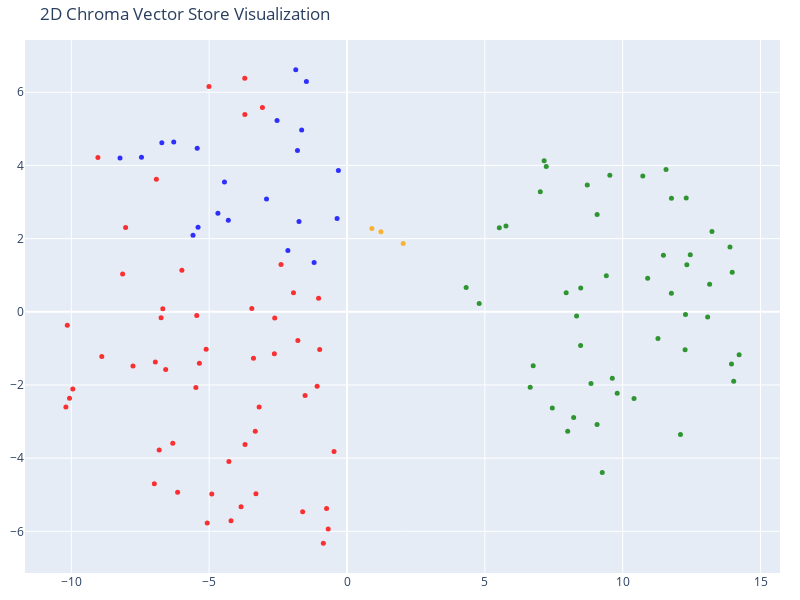

The cell this chart's notebook holds for it:
### Code cell
# We humans find it easier to visalize things in 2D!
# Reduce the dimensionality of the vectors to 2D using t-SNE
# (t-distributed stochastic neighbor embedding)

tsne = TSNE(n_components=2, random_state=42)
reduced_vectors = tsne.fit_transform(vectors)

# Create the 2D scatter plot
fig = go.Figure(data=[go.Scatter(
    x=reduced_vectors[:, 0],
    y=reduced_vectors[:, 1],
    mode='markers',
    marker=dict(size=5, color=colors, opacity=0.8),
    text=[f"Type: {t}<br>Text: {d[:100]}..." for t, d in zip(doc_types, documents)],
    hoverinfo='text'
)])

fig.update_layout(
    title='2D Chroma Vector Store Visualization',
    scene=dict(xaxis_title='x',yaxis_title='y'),
    width=800,
    height=600,
    margin=dict(r=20, b=10, l=10, t=40)
)

fig.show()

### Figure 1 — Plotly figure (JSON) as saved in the notebook; plotly's stock layout.template omitted (floating-point values rounded to 4 significant figures)
{"data": [{"hoverinfo": "text", "marker": {"color": ["orange", "orange", "orange", "red", "red", "red", "red", "red", "red", "red", "red", "red", "red", "red", "red", "red", "red", "red", "red", "red", "red", "red", "red", "red", "red", "red", "red", "red", "red", "red", "red", "red", "red", "red", "red", "red", "red", "red", "red", "red", "red", "red", "red", "red", "red", "red", "red", "red", "red", "red", "red", "red", "red", "red", "red", "green", "green", "green", "green", "green", "green", "green", "green", "green", "green", "green", "green", "green", "green", "green", "green", "green", "green", "green", "green", "green", "green", "green", "green", "green", "green", "green", "green", "green", "green", "green", "green", "green", "green", "green", "green", "green", "green", "green", "green", "green", "green", "green", "green", "green", "green", "green", "blue", "blue", "blue", "blue", "blue", "blue", "blue", "blue", "blue", "blue", "blue", "blue", "blue", "blue", "blue", "blue", "blue", "blue", "blue", "blue", "blue"], "opacity": 0.8, "size": 5}, "mode": "markers", "text": ["Type: company<br>Text: # About Insurellm\n\nInsurellm was founded by Avery Lancaster in 2015 as an insurance tech startup des...", "Type: company<br>Text: # Careers at Insurellm\n\nInsurellm is hiring! We are looking for talented software engineers, data sc...", "Type: company<br>Text: # Overview of Insurellm\n\nInsurellm is an innovative insurance tech firm with 200 employees across th...", "Type: contracts<br>Text: # Contract with Apex Reinsurance for Rellm: AI-Powered Enterprise Reinsurance Solution\n\n## Terms\n\n1....", "Type: contracts<br>Text: ## Renewal\n\n1. **Automatic Renewal**: This Agreement will automatically renew for successive one-yea...", "Type: contracts<br>Text: 2. **Seamless Integrations**: The architecture of Rellm allows for easy integration with existing sy...", "Type: contracts<br>Text: 1. **Technical Support**: Provider shall offer dedicated technical support to the Client via phone, ...", "Type: contracts<br>Text: **Insurellm, Inc.**  \n_____________________________  \nAuthorized Signature   \nDate: ________________...", "Type: contracts<br>Text: # Contract with Belvedere Insurance for Markellm\n\n## Terms\nThis Contract (\"Agreement\") is made and e...", "Type: contracts<br>Text: ## Renewal\n1. **Renewal Terms**: This Agreement may be renewed for additional one-year terms upon mu...", "Type: contracts<br>Text: ## Features\n1. **AI-Powered Matching**: Belvedere Insurance will benefit from Markellm's AI-powered ...", "Type: contracts<br>Text: ## Support\n1. **Technical Support**: Technical support will be available from 9 AM to 7 PM EST, Mond...", "Type: contracts<br>Text: **Belvedere Insurance**  \nSignature: ______________________  \nName: [Authorized Signatory]  \nTitle: ...", "Type: contracts<br>Text: # Contract with BrightWay Solutions for Markellm\n\n**Contract Date:** October 5, 2023  \n**Contract ID...", "Type: contracts<br>Text: 3. **Service Level Agreement (SLA):**  \n   Insurellm commits to a 99.9% uptime for the platform with...", "Type: contracts<br>Text: 2. **Real-Time Quote Availability:**  \n   Consumers sourced via BrightWay Solutions will receive rea...", "Type: contracts<br>Text: 3. **Training and Onboarding:**  \n   Insurellm agrees to provide one free training session on how to...", "Type: contracts<br>Text: # Contract with EverGuard Insurance for Rellm: AI-Powered Enterprise Reinsurance Solution\n\n**Contrac...", "Type: contracts<br>Text: 4. **Usage Rights**: EverGuard Insurance is granted a non-exclusive, non-transferable license to acc...", "Type: contracts<br>Text: 1. **Core Functionality**: Rellm provides EverGuard Insurance with advanced AI-driven analytics, sea...", "Type: contracts<br>Text: 1. **Customer Support**: Insurellm will provide EverGuard Insurance with 24/7 customer support, incl...", "Type: contracts<br>Text: ---\n\n**Signatures**  \n**For Insurellm**: __________________________  \n**Name**: John Smith  \n**Title...", "Type: contracts<br>Text: # Contract with GreenField Holdings for Markellm\n\n**Effective Date:** November 15, 2023  \n**Contract...", "Type: contracts<br>Text: ## Renewal\n1. **Automatic Renewal**: This contract will automatically renew for sequential one-year ...", "Type: contracts<br>Text: ## Features\n1. **AI-Powered Matching**: Access to advanced algorithms that connect GreenField Holdin...", "Type: contracts<br>Text: ## Support\n1. **Customer Support Access**: The Client will have access to dedicated support through ...", "Type: contracts<br>Text: **Signatures:**  \n_________________________                           _________________________  \n**...", "Type: contracts<br>Text: # Contract with Greenstone Insurance for Homellm\n\n---\n\n## Terms\n\n1. **Parties**: This Contract (\"Agr...", "Type: contracts<br>Text: 4. **Payment Terms**: \n   - The Customer shall pay an amount of $10,000 per month for the Standard T...", "Type: contracts<br>Text: ---\n\n## Features\n\n- **AI-Powered Risk Assessment**: Customer will have access to enhanced risk evalu...", "Type: contracts<br>Text: - **Customer Portal**: A dedicated portal will be provided, allowing the Customer's clients to manag...", "Type: contracts<br>Text: ______________________________  \n[Name], [Title]  \nDate: ______________________\n\n**For Greenstone In...", "Type: contracts<br>Text: # Contract with GreenValley Insurance for Homellm\n\n**Contract Date:** October 6, 2023  \n**Contract N...", "Type: contracts<br>Text: 4. **Confidentiality:** Both parties agree to maintain the confidentiality of proprietary informatio...", "Type: contracts<br>Text: 1. **AI-Powered Risk Assessment:** Access to advanced AI algorithms for real-time risk evaluations.\n...", "Type: contracts<br>Text: 3. **Regular Updates:** Insurellm will offer ongoing updates and enhancements to the Homellm platfor...", "Type: contracts<br>Text: # Contract with Pinnacle Insurance Co. for Homellm\n\n## Terms\nThis contract (\"Contract\") is entered i...", "Type: contracts<br>Text: ## Renewal\n1. **Renewal Terms**: At the end of the initial term, this Contract shall automatically r...", "Type: contracts<br>Text: ## Features\n1. **AI-Powered Risk Assessment**: Utilized for tailored underwriting decisions specific...", "Type: contracts<br>Text: ## Support\n1. **Technical Support**: Insurellm shall provide 24/7 technical support via an email and...", "Type: contracts<br>Text: # Contract with Roadway Insurance Inc. for Carllm\n\n---\n\n## Terms\n\n1. **Agreement Effective Date**: T...", "Type: contracts<br>Text: ---\n\n## Renewal\n\n1. **Automatic Renewal**: This agreement will automatically renew for an additional...", "Type: contracts<br>Text: ---\n\n## Features\n\n1. **Access to Core Features**: Roadway Insurance Inc. will have access to all Pro...", "Type: contracts<br>Text: ---\n\n## Support\n\n1. **Technical Support**: Roadway Insurance Inc. will receive priority technical su...", "Type: contracts<br>Text: # Contract with Stellar Insurance Co. for Rellm\n\n## Terms\nThis contract is made between **Insurellm*...", "Type: contracts<br>Text: ### Termination\nEither party may terminate this agreement with a **30-day written notice**. In the e...", "Type: contracts<br>Text: ## Features\nStellar Insurance Co. will receive access to the following features of the Rellm product...", "Type: contracts<br>Text: ## Support\nInsurellm provides Stellar Insurance Co. with the following support services:\n\n- **24/7 T...", "Type: contracts<br>Text: # Contract with TechDrive Insurance for Carllm\n\n**Contract Date:** October 1, 2024  \n**Contract Dura...", "Type: contracts<br>Text: ## Renewal\n\n1. **Automatic Renewal**: This contract shall automatically renew for additional one-yea...", "Type: contracts<br>Text: ## Support\n\n1. **Customer Support**: Insurellm will provide 24/7 customer support to TechDrive Insur...", "Type: contracts<br>Text: **TechDrive Insurance Representative:**  \nName: Sarah Johnson  \nTitle: Operations Director  \nDate: _...", "Type: contracts<br>Text: # Contract with Velocity Auto Solutions for Carllm\n\n**Contract Date:** October 1, 2023  \n**Contract ...", "Type: contracts<br>Text: ## Renewal\n\n1. **Automatic Renewal**: This contract will automatically renew for successive 12-month...", "Type: contracts<br>Text: ## Support\n\n1. **Customer Support**: Velocity Auto Solutions will have access to Insurellm’s custome...", "Type: employees<br>Text: # HR Record\n\n# Alex Chen\n\n## Summary\n- **Date of Birth:** March 15, 1990  \n- **Job Title:** Backend ...", "Type: employees<br>Text: ## Annual Performance History\n- **2020:**  \n  - Completed onboarding successfully.  \n  - Met expecta...", "Type: employees<br>Text: ## Compensation History\n- **2020:** Base Salary: $80,000  \n- **2021:** Base Salary Increase to $90,0...", "Type: employees<br>Text: Alex Chen continues to be a vital asset at Insurellm, contributing significantly to innovative backe...", "Type: employees<br>Text: # HR Record\n\n# Alex Harper\n\n## Summary\n- **Date of Birth**: March 15, 1993  \n- **Job Title**: Sales ...", "Type: employees<br>Text: ## Annual Performance History  \n- **2021**:  \n  - **Performance Rating**: 4.5/5  \n  - **Key Achievem...", "Type: employees<br>Text: - **2022**:  \n  - **Base Salary**: $65,000 (Promotion to Senior SDR)  \n  - **Bonus**: $13,000 (20% o...", "Type: employees<br>Text: # HR Record\n\n# Alex Thomson\n\n## Summary\n- **Date of Birth:** March 15, 1995  \n- **Job Title:** Sales...", "Type: employees<br>Text: ## Annual Performance History  \n- **2022** - Rated as \"Exceeds Expectations.\" Alex Thomson achieved ...", "Type: employees<br>Text: ## Other HR Notes\n- Alex Thomson is an active member of the Diversity and Inclusion committee at Ins...", "Type: employees<br>Text: # Avery Lancaster\n\n## Summary\n- **Date of Birth**: March 15, 1985  \n- **Job Title**: Co-Founder & Ch...", "Type: employees<br>Text: - **2010 - 2013**: Business Analyst at Edge Analytics  \n  Prior to joining Innovate, Avery worked as...", "Type: employees<br>Text: - **2018**: **Exceeds Expectations**  \n  Under Avery’s pivoted vision, Insurellm launched two new su...", "Type: employees<br>Text: - **2022**: **Satisfactory**  \n  Avery focused on rebuilding team dynamics and addressing employee c...", "Type: employees<br>Text: ## Compensation History\n- **2015**: $150,000 base salary + Significant equity stake  \n- **2016**: $1...", "Type: employees<br>Text: ## Other HR Notes\n- **Professional Development**: Avery has actively participated in leadership trai...", "Type: employees<br>Text: # HR Record\n\n# Emily Carter\n\n## Summary\n- **Date of Birth:** August 12, 1990  \n- **Job Title:** Acco...", "Type: employees<br>Text: - **2017-2019:** Marketing Intern  \n  - Assisted with market research and campaign development for s...", "Type: employees<br>Text: ## Compensation History\n| Year | Base Salary | Bonus         | Total Compensation |\n|------|--------...", "Type: employees<br>Text: Emily Carter exemplifies the kind of talent that drives Insurellm's success and is an invaluable ass...", "Type: employees<br>Text: # HR Record\n\n# Emily Tran\n\n## Summary\n- **Date of Birth:** March 18, 1991  \n- **Job Title:** Digital...", "Type: employees<br>Text: - **January 2017 - May 2018**: Marketing Intern  \n  - Supported the Marketing team by collaborating ...", "Type: employees<br>Text: - **2021**:  \n  - Performance Rating: Meets Expectations  \n  - Key Achievements: Contributed to the ...", "Type: employees<br>Text: - **Professional Development Goals**:  \n  - Emily Tran aims to become a Marketing Manager within the...", "Type: employees<br>Text: # HR Record\n\n# Jordan Blake\n\n## Summary\n- **Date of Birth:** March 15, 1993  \n- **Job Title:** Sales...", "Type: employees<br>Text: ## Annual Performance History\n- **2021:** First year at Insurellm; achieved 90% of monthly targets. ...", "Type: employees<br>Text: ## Other HR Notes\n- Jordan has shown an interest in continuing education, actively participating in ...", "Type: employees<br>Text: # HR Record\n\n# Jordan K. Bishop\n\n## Summary\n- **Date of Birth:** March 15, 1990\n- **Job Title:** Fro...", "Type: employees<br>Text: ## Annual Performance History\n- **2019:** Exceeds Expectations - Continuously delivered high-quality...", "Type: employees<br>Text: ## Compensation History\n- **June 2018:** Starting Salary - $85,000\n- **June 2019:** Salary Increase ...", "Type: employees<br>Text: ## Other HR Notes\n- Jordan K. Bishop has been an integral part of club initiatives, including the In...", "Type: employees<br>Text: # HR Record\n\n# Maxine Thompson\n\n## Summary\n- **Date of Birth:** January 15, 1991  \n- **Job Title:** ...", "Type: employees<br>Text: ## Insurellm Career Progression\n- **January 2017 - October 2018**: **Junior Data Engineer**  \n  * Ma...", "Type: employees<br>Text: ## Annual Performance History\n- **2017**: *Meets Expectations*  \n  Maxine showed potential in her ro...", "Type: employees<br>Text: - **2021**: *Exceeds Expectations*  \n  Maxine spearheaded the transition to a new data warehousing s...", "Type: employees<br>Text: ## Compensation History\n- **2017**: $70,000 (Junior Data Engineer)  \n- **2018**: $75,000 (Junior Dat...", "Type: employees<br>Text: # HR Record\n\n# Oliver Spencer\n\n## Summary\n- **Date of Birth**: May 14, 1990  \n- **Job Title**: Backe...", "Type: employees<br>Text: ## Annual Performance History\n- **2018**: **3/5** - Adaptable team player but still learning to take...", "Type: employees<br>Text: ## Compensation History\n- **March 2018**: Initial salary of $80,000.\n- **July 2019**: Salary increas...", "Type: employees<br>Text: # Samantha Greene\n\n## Summary\n- **Date of Birth:** October 14, 1990\n- **Job Title:** HR Generalist\n-...", "Type: employees<br>Text: ## Annual Performance History\n- **2020:** Exceeds Expectations  \n  Samantha Greene demonstrated exce...", "Type: employees<br>Text: ## Compensation History\n- **2020:** Base Salary - $55,000  \n  The entry-level salary matched industr...", "Type: employees<br>Text: - **2023:** Base Salary - $70,000  \n  Recognized for substantial improvement in employee relations m...", "Type: employees<br>Text: # HR Record\n\n# Samuel Trenton\n\n## Summary\n- **Date of Birth:** April 12, 1989  \n- **Job Title:** Sen...", "Type: employees<br>Text: ## Annual Performance History\n- **2023:** Rating: 4.5/5  \n  *Samuel exceeded expectations, successfu...", "Type: employees<br>Text: ## Compensation History\n- **2023:** Base Salary: $115,000 + Bonus: $15,000  \n  *Annual bonus based o...", "Type: employees<br>Text: - **Engagement in Company Culture:** Regularly participates in team-building events and contributes ...", "Type: products<br>Text: # Product Summary\n\n# Carllm\n\n## Summary\n\nCarllm is an innovative auto insurance product developed by...", "Type: products<br>Text: - **Instant Quoting**: With Carllm, insurance companies can offer near-instant quotes to customers, ...", "Type: products<br>Text: - **Mobile Integration**: Carllm is designed to work seamlessly with mobile applications, providing ...", "Type: products<br>Text: - **Professional Tier**: $2,500/month\n  - For medium-sized companies.\n  - All Basic Tier features pl...", "Type: products<br>Text: ### Q2 2025: Customer Experience Improvements\n- Launch of a new **mobile app** for end-users.\n- Intr...", "Type: products<br>Text: # Product Summary\n\n# Homellm\n\n## Summary\nHomellm is an innovative home insurance product developed b...", "Type: products<br>Text: ### 2. Dynamic Pricing Model\nWith Homellm's innovative dynamic pricing model, insurance providers ca...", "Type: products<br>Text: ### 5. Multi-Channel Integration\nHomellm seamlessly integrates into existing insurance platforms, pr...", "Type: products<br>Text: - **Basic Tier:** Starting at $5,000/month for small insurers with basic integration features.\n- **S...", "Type: products<br>Text: All tiers include a comprehensive training program and ongoing updates to ensure optimal performance...", "Type: products<br>Text: With Homellm, Insurellm is committed to transforming the landscape of home insurance, ensuring both ...", "Type: products<br>Text: # Product Summary\n\n# Markellm\n\n## Summary\n\nMarkellm is an innovative two-sided marketplace designed ...", "Type: products<br>Text: - **User-Friendly Interface**: Designed with user experience in mind, Markellm features an intuitive...", "Type: products<br>Text: - **Customer Support**: Our dedicated support team is always available to assist both consumers and ...", "Type: products<br>Text: ### For Insurance Companies:\n- **Basic Listing Fee**: $199/month for a featured listing on the platf...", "Type: products<br>Text: ### Q3 2025\n- Initiate a comprehensive marketing campaign targeting both consumers and insurers to i...", "Type: products<br>Text: # Product Summary\n\n# Rellm: AI-Powered Enterprise Reinsurance Solution\n\n## Summary\n\nRellm is an inno...", "Type: products<br>Text: ### Seamless Integrations\nRellm's architecture is designed for effortless integration with existing ...", "Type: products<br>Text: ### Regulatory Compliance Tools\nRellm includes built-in compliance tracking features to help organiz...", "Type: products<br>Text: Join the growing number of organizations leveraging Rellm to enhance their reinsurance processes whi...", "Type: products<br>Text: Experience the future of reinsurance with Rellm, where innovation meets reliability. Let Insurellm h..."], "type": "scatter", "x": [1.23, 2.039, 0.903, -3.392, -3.453, -2.394, -3.187, -0.7418, -6.989, -10.2, -6.915, -3.328, -1.609, -6.814, -8.14, -8.031, -6.321, -2.635, -2.622, -1.942, -1.782, -0.4706, -6.144, -9.947, -5.007, -9.035, -0.6821, -4.906, -10.15, -3.068, -4.283, -0.8586, -4.207, -3.844, -3.705, -3.303, -5.07, -10.07, -3.708, -3.698, -7.764, -8.895, -5.989, -5.45, -1.084, -1.521, -1.031, -0.9903, -6.577, -6.745, -5.355, -5.482, -6.953, -6.681, -5.11, 8.222, 13.95, 12.33, 4.322, 9.624, 12.28, 11.28, 9.801, 12.26, 10.41, 5.524, 7.012, 7.227, 7.152, 13.97, 5.768, 8.473, 9.407, 11.48, 4.795, 8.328, 8.478, 10.91, 7.95, 8.851, 11.77, 6.754, 7.448, 14.03, 13.89, 6.646, 9.259, 9.073, 9.534, 8.716, 13.24, 8.005, 14.22, 12.45, 11.57, 10.73, 12.3, 11.77, 9.071, 13.08, 13.15, 12.1, -4.305, -4.683, -5.403, -5.586, -4.445, -1.796, -2.537, -1.645, -1.858, -1.473, -0.3128, -6.285, -6.717, -7.456, -8.233, -5.434, -1.742, -2.145, -1.193, -2.92, -0.3597], "y": [2.191, 1.869, 2.28, -1.27, 0.09145, 1.292, -2.604, -5.375, -4.699, -2.6, 3.626, -3.264, -5.467, -3.775, 1.03, 2.305, -3.589, -1.144, -0.1663, 0.5185, -0.7844, -3.816, -4.93, -2.108, 6.16, 4.218, -5.936, -4.982, -0.366, 5.581, -4.094, -6.325, -5.713, -5.331, 5.393, -4.975, -5.774, -2.363, 6.385, -3.624, -1.479, -1.222, 1.133, -0.09819, -2.032, -2.288, 0.3678, -1.028, -1.58, -0.1657, -1.408, -2.069, -1.369, 0.08162, -1.027, -2.892, -1.429, 1.287, 0.6612, -1.814, -0.07527, -0.7297, -2.224, -1.035, -2.37, 2.297, 3.283, 3.969, 4.126, 1.083, 2.349, -0.9186, 0.9867, 1.547, 0.2259, -0.117, 0.65, 0.9202, 0.5208, -1.957, 0.51, -1.472, -2.628, -1.901, 1.769, -2.061, -4.392, 2.661, 3.734, 3.467, 2.194, -3.264, -1.172, 1.561, 3.892, 3.711, 3.109, 3.106, -3.08, -0.1404, 0.753, -3.351, 2.5, 2.694, 2.313, 2.093, 3.547, 4.407, 5.229, 4.97, 6.615, 6.297, 3.865, 4.639, 4.624, 4.221, 4.207, 4.469, 2.465, 1.673, 1.35, 3.081, 2.553]}], "layout": {"height": 600, "margin": {"b": 10, "l": 10, "r": 20, "t": 40}, "scene": {"xaxis": {"title": {"text": "x"}}, "yaxis": {"title": {"text": "y"}}}, "title": {"text": "2D Chroma Vector Store Visualization"}, "width": 800}}
